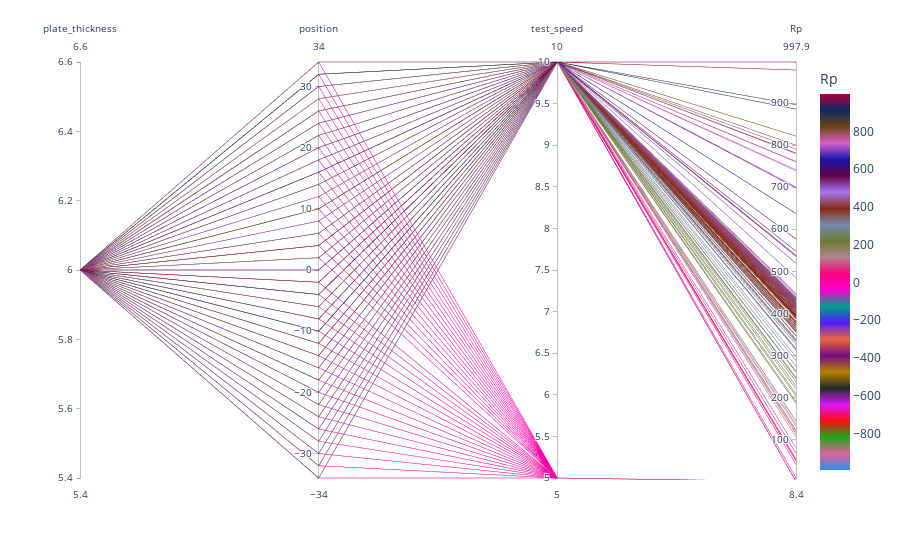

Here is the notebook cell this chart was saved with:
### Code cell
import matplotlib.pyplot as plt
from matplotlib.path import Path
import matplotlib.patches as patches
import numpy as np

fig, host = plt.subplots()

# create some dummy data
ynames = ['thickness', 'testspeed', 'pos', 'Rp']
N1, N2, N3 = 10, 5, 8
N = N1 + N2 + N3
category = np.concatenate([np.full(N1, 1), np.full(N2, 2), np.full(N3, 3)])
y1 = plot.plate_thickness.astype(int)

y2 = plot.post.astype(float)
y3=plot.testspeed.map({'x':10,'y':5})
y4 = plot.Rp.astype(float)
#y5 = np.random.uniform(0, 800, N)

all=pd.DataFrame({
    'y1':y1,
    'y2':y2,
    'y3':y3,
    'y4':y4


})
display(all)
all.dropna(axis=0,inplace=True)
all=all[all['y4']>0]
all=all[all['y4']<1500]
display(all)

import plotly.express as px
df = px.data.iris()
fig = px.parallel_coordinates(all, color="y4", labels={"y1": "plate_thickness",
                "y2": "position", "y3": "test_speed",
                "y4": "Rp" },
                             color_continuous_scale=px.colors.qualitative.Dark24,
                             color_continuous_midpoint=2)
fig.show()


y1=all['y1']
y2=all['y2']
y3=all['y3']
y4=all['y4']





# organize the data
ys = np.dstack([y1, y2, y3, y4])[0]
ymins = ys.min(axis=0)
ymaxs = ys.max(axis=0)
dys = ymaxs - ymins
ymins -= dys * 0.05  # add 5% padding below and above
ymaxs += dys * 0.05
dys = ymaxs - ymins

# transform all data to be compatible with the main axis
zs = np.zeros_like(ys)
zs[:, 0] = ys[:, 0]
zs[:, 1:] = (ys[:, 1:] - ymins[1:]) / dys[1:] * dys[0] + ymins[0]


axes = [host] + [host.twinx() for i in range(ys.shape[1] - 1)]
for i, ax in enumerate(axes):
    ax.set_ylim(ymins[i], ymaxs[i])
    ax.spines['top'].set_visible(False)
    ax.spines['bottom'].set_visible(False)
    if ax != host:
        ax.spines['left'].set_visible(False)
        ax.yaxis.set_ticks_position('right')
        ax.spines["right"].set_position(("axes", i / (ys.shape[1] - 1)))

host.set_xlim(0, ys.shape[1] - 1)
host.set_xticks(range(ys.shape[1]))
host.set_xticklabels(ynames, fontsize=14)
host.tick_params(axis='x', which='major', pad=7)
host.spines['right'].set_visible(False)
host.xaxis.tick_top()
host.set_title('Parallel Coordinates Plot', fontsize=18)

colors = plt.cm.tab10.colors
for j in range(N):
    # to just draw straight lines between the axes:
    # host.plot(range(ys.shape[1]), zs[j,:], c=colors[(category[j] - 1) % len(colors) ])

    # create bezier curves
    # for each axis, there will a control vertex at the point itself, one at 1/3rd towards the previous and one
    #   at one third towards the next axis; the first and last axis have one less control vertex
    # x-coordinate of the control vertices: at each integer (for the axes) and two inbetween
    # y-coordinate: repeat every point three times, except the first and last only twice
    verts = list(zip([x for x in np.linspace(0, len(ys) - 1, len(ys) * 3 - 2, endpoint=True)],
                     np.repeat(zs[j, :], 3)[1:-1]))
    # for x,y in verts: host.plot(x, y, 'go') # to show the control points of the beziers
    codes = [Path.MOVETO] + [Path.CURVE4 for _ in range(len(verts) - 1)]
    path = Path(verts, codes)
    patch = patches.PathPatch(path, facecolor='none', lw=1, edgecolor=colors[category[j] - 1])
    host.add_patch(patch)
plt.tight_layout()
plt.show()

### Figure 1 — Plotly figure (JSON) as saved in the notebook; plotly's stock layout.template omitted (floating-point values rounded to 4 significant figures; data arrays with more than 128 entries replaced by an {"elided": "..."} marker saying what was removed)
{"data": [{"dimensions": [{"label": "plate_thickness", "values": {"elided": "273 int values"}}, {"label": "position", "values": {"elided": "273 float values"}}, {"label": "test_speed", "values": {"elided": "273 int values"}}, {"label": "Rp", "values": {"elided": "273 float values"}}], "domain": {"x": [0.0, 1.0], "y": [0.0, 1.0]}, "line": {"color": {"elided": "273 float values"}, "coloraxis": "coloraxis"}, "name": "", "type": "parcoords"}], "layout": {"coloraxis": {"cmid": 2, "colorbar": {"title": {"text": "Rp"}}, "colorscale": [[0.0, "#2E91E5"], [0.04348, "#E15F99"], [0.08696, "#1CA71C"], [0.1304, "#FB0D0D"], [0.1739, "#DA16FF"], [0.2174, "#222A2A"], [0.2609, "#B68100"], [0.3043, "#750D86"], [0.3478, "#EB663B"], [0.3913, "#511CFB"], [0.4348, "#00A08B"], [0.4783, "#FB00D1"], [0.5217, "#FC0080"], [0.5652, "#B2828D"], [0.6087, "#6C7C32"], [0.6522, "#778AAE"], [0.6957, "#862A16"], [0.7391, "#A777F1"], [0.7826, "#620042"], [0.8261, "#1616A7"], [0.8696, "#DA60CA"], [0.913, "#6C4516"], [0.9565, "#0D2A63"], [1.0, "#AF0038"]]}, "legend": {"tracegroupgap": 0}, "margin": {"t": 60}}}
